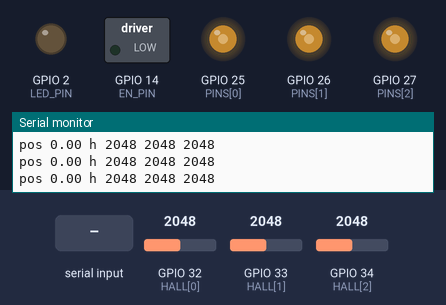
Simulated run of this sketch. Board: ESP32. Parts: switched loads named in the sketch (green lamp = pin HIGH), output pins drawn as LEDs (lit = HIGH), the last lines printed to the serial monitor. Inputs (shaded band) come from the test bench; at power-on: GPIO 32 (HALL[0]) = 2048, GPIO 33 (HALL[1]) = 2048, GPIO 34 (HALL[2]) = 2048 (analog values on the 0–4095 scale).

Above: at 1.2 s.
1.3 s: "on\n" received over Serial
At 2.5 s:
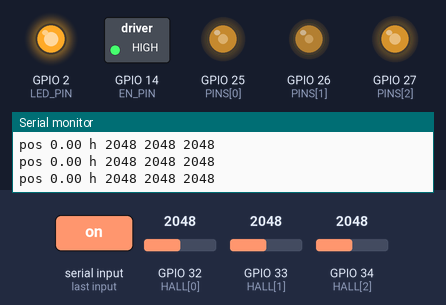
2.8 s: "x 1\n" received over Serial
At 3.1 s:
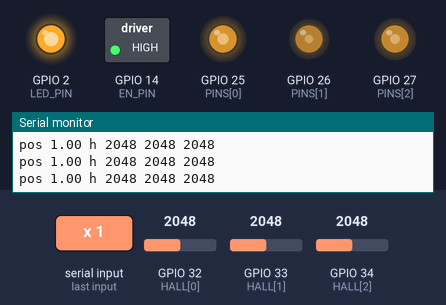
4.3 s: "u 150\n" received over Serial
At 4.8 s:
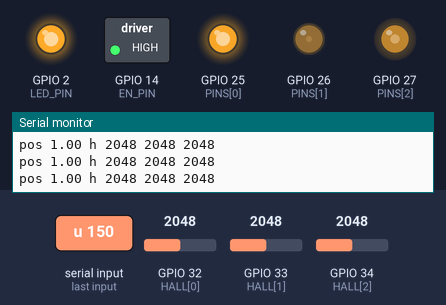
5.8 s: "x 150\n" received over Serial
At 6.9 s:
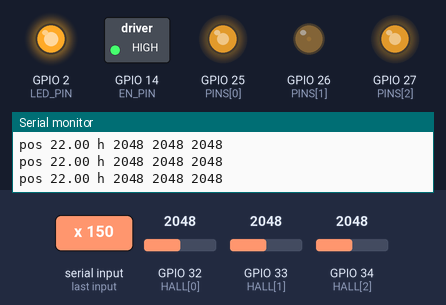
7.7 s: "v 1\n" received over Serial
9.2 s: "x\n" received over Serial
At 10.2 s:
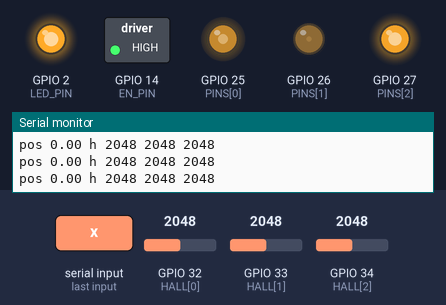
Timing chart, 0 to 12.1 s (numbered marks = the images above; inputs shaded):
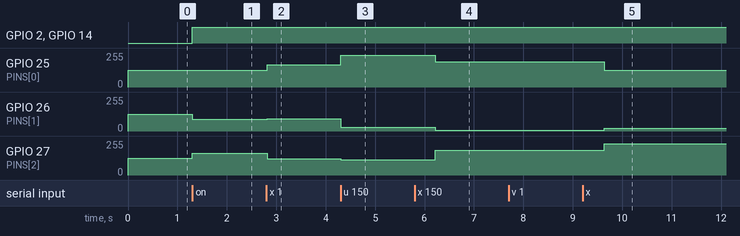

Measured:
- after the input at 1.3 s, GPIO 2 (LED_PIN), GPIO 14 (EN_PIN): LOW → HIGH at once; GPIO 26 (PINS[1]): 127/255 → 90/255 at once; GPIO 27 (PINS[2]): 127/255 → 164/255 at once
- after the input at 2.8 s, GPIO 25 (PINS[0]): 127/255 → 166/255 at once; GPIO 26 (PINS[1]): 90/255 → 93/255 at once; GPIO 27 (PINS[2]): 164/255 → 122/255 at once
- after the input at 4.3 s, GPIO 25 (PINS[0]): 166/255 → 240/255 at once; GPIO 26 (PINS[1]): 93/255 → 29/255 at once; GPIO 27 (PINS[2]): 122/255 → 113/255 at once
- after the input at 5.8 s, GPIO 25 (PINS[0]): 240/255 → 190/255 after 0.42 s; GPIO 26 (PINS[1]): 29/255 → 5/255 after 0.42 s; GPIO 27 (PINS[2]): 113/255 → 187/255 after 0.42 s
- after the input at 9.2 s, GPIO 25 (PINS[0]): 190/255 → 127/255 after 0.44 s; GPIO 26 (PINS[1]): 5/255 → 21/255 after 0.44 s; GPIO 27 (PINS[2]): 187/255 → 233/255 after 0.44 s

The sketch:

motor1_fw.ino
```cpp
// Стенд мотора в тележке (вики 19.30–19.32): гимбал на SimpleFOC Mini V2 (DRV8316), без датчика (open loop).
// 04.11: SimpleFOC на этой плате ESP32 мотор не крутил (позиция в прошивке менялась, ток не шёл), а синус прямо
// на IN1–IN3 через ledc крутит — поэтому синус считаем сами, без библиотеки. Команды прежние — пульт
// 2-0/websim/motor1_pult.html работает как был:
//   x <мм>    куда ехать, ±22          s <мм/с>  скорость          u <В>  напряжение на мотор (сила и нагрев), до 8
//   on / off  включить / отпустить (без тока вал свободен)          z  здесь ноль
//   dir       поменять направление     p <n>     пар полюсов (только при off)          ?  состояние
//   v <мс>    вздрогнуть (только при on)    va <мм>  размах вибрации, до 1.5    vf <Гц>  частота, 5…200
// Путь тележки = угол вала × 6 мм (шестерня m1 z12, стенд 114; на стенде 101 было 13). Подключение: IN1 25, IN2 26, IN3 27, EN 14 (nSLEEP).
#define EN_PIN 14
#define LED_PIN 2
const int HALL[3] = {32, 33, 34};   // три 49E: питание 3.3 В

const int PINS[3] = {25, 26, 27};
const float RP = 6.0;           // мм — делительный радиус шестерни (стенд 114: m1 z12)
const float TRAVEL = 22.0;      // ход ±22
const float U_SUPPLY = 12.0;    // питание драйвера
const float U_MAX = 8.0;        // выше не даём: без датчика тока мотор греется

float shaft = 0, zeroRad = 0, targetMm = 0, speedMm = 50, uMot = 2.0, sgn = 1;
int polePairs = 7;
bool on = false;
float buzzA = 0.5, buzzF = 40;        // вибрация: качаем поле вокруг текущего положения, тележка остаётся на месте
unsigned long buzzEnd = 0, buzzT0 = 0;
String line;
unsigned long tPrint = 0, tLast = 0;

float posMm() { return sgn * (shaft - zeroRad) * RP; }

void writePhases() {
  float off = 0;
  if (buzzEnd && millis() < buzzEnd) off = buzzA / RP * sin(2 * PI * buzzF * (micros() - buzzT0) * 1e-6);
  else buzzEnd = 0;
  float th = polePairs * (shaft + off);               // электрический угол
  float amp = on ? constrain(uMot / U_SUPPLY, 0, 0.48) : 0;
  for (int i = 0; i < 3; i++) {
    float d = 0.5 + amp * sin(th - i * 2 * PI / 3);
    ledcWrite(PINS[i], (uint32_t)(d * 1023));
  }
}

void status() {
  Serial.printf("pos %.2f tgt %.2f u %.1f s %.0f on %d p %d dir %d\n", posMm(), targetMm, uMot, speedMm, on, polePairs, (int)sgn);
}

void setOn(bool v) {
  on = v;
  if (v) targetMm = posMm();                          // не прыгать: держать там, где стоит
  digitalWrite(EN_PIN, v ? HIGH : LOW);
  digitalWrite(LED_PIN, v ? HIGH : LOW);
  writePhases();
}

void handle(String s) {
  s.trim();
  if (!s.length()) return;
  int sp = s.indexOf(' ');
  String c = sp < 0 ? s : s.substring(0, sp);
  float v = sp < 0 ? 0 : s.substring(sp + 1).toFloat();
  if (c == "x") targetMm = constrain(v, -TRAVEL, TRAVEL);
  else if (c == "s") speedMm = constrain(v, 2, 300);
  else if (c == "u") uMot = constrain(v, 0, U_MAX);
  else if (c == "v") {
    if (!on) { Serial.println("err v: сначала on"); return; }
    buzzT0 = micros(); buzzEnd = millis() + (unsigned long)constrain(v, 20, 2000);
  }
  else if (c == "va") buzzA = constrain(v, 0.05, 1.5);
  else if (c == "vf") buzzF = constrain(v, 5, 200);
  else if (c == "on") setOn(true);
  else if (c == "off") setOn(false);
  else if (c == "z") { zeroRad = shaft; targetMm = 0; }
  else if (c == "dir") { sgn = -sgn; zeroRad = shaft; targetMm = 0; }
  else if (c == "p") { if (!on && v >= 1) polePairs = (int)v; else Serial.println("err p: сначала off"); }
  else if (c != "?") { Serial.println("err: " + s); return; }
  status();
}

void setup() {
  Serial.begin(115200);
  pinMode(EN_PIN, OUTPUT);
  pinMode(LED_PIN, OUTPUT);
  analogReadResolution(12);
  for (int i = 0; i < 3; i++) analogSetPinAttenuation(HALL[i], ADC_11db);
  for (int i = 0; i < 3; i++) ledcAttach(PINS[i], 20000, 10);
  setOn(false);                                       // после включения вал свободен — «on» с пульта
  tLast = micros();
  Serial.println("motor1 ready (свой синус, без SimpleFOC)");
  status();
}

void loop() {
  unsigned long now = micros();
  float dt = (now - tLast) * 1e-6;
  tLast = now;
  if (on) {
    float tgt = zeroRad + sgn * targetMm / RP;        // куда повернуть вал, рад
    float step = speedMm / RP * dt;                   // не быстрее заданной скорости
    float e = tgt - shaft;
    shaft += constrain(e, -step, step);
    writePhases();
  }
  while (Serial.available()) {
    char ch = Serial.read();
    if (ch == '\n') { handle(line); line = ""; }
    else if (ch != '\r') line += ch;
  }
  if (millis() - tPrint >= 5) {               // 200 значений в секунду: пик магнита узкий
    tPrint = millis();
    long h[3] = {0, 0, 0};
    for (int k = 0; k < 3; k++) { for (int i = 0; i < 4; i++) h[k] += analogRead(HALL[k]); h[k] /= 4; }
    Serial.printf("pos %.2f h %ld %ld %ld\n", posMm(), h[0], h[1], h[2]);
  }
}
```
